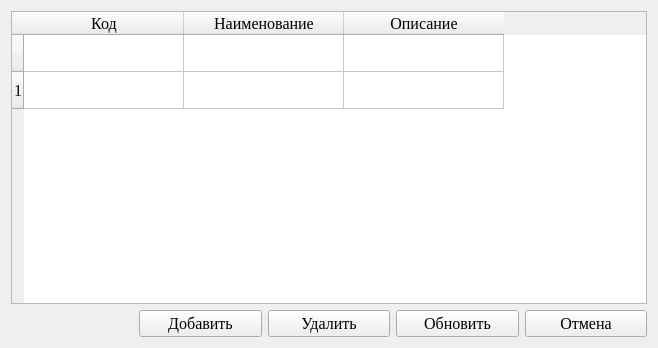
<?xml version="1.0" encoding="UTF-8"?>
<ui version="4.0">
 <class>ViewDocsDialog</class>
 <widget class="QWidget" name="ViewDocsDialog">
  <property name="geometry">
   <rect>
    <x>0</x>
    <y>0</y>
    <width>658</width>
    <height>348</height>
   </rect>
  </property>
  <property name="font">
   <font>
    <family>Times New Roman</family>
    <pointsize>12</pointsize>
   </font>
  </property>
  <property name="windowTitle">
   <string>Вид документа</string>
  </property>
  <property name="windowIcon">
   <iconset resource="../../../res.qrc">
    <normaloff>:/icons/icon.png</normaloff>:/icons/icon.png</iconset>
  </property>
  <layout class="QGridLayout" name="gridLayout">
   <item row="1" column="2">
    <widget class="QPushButton" name="delButton">
     <property name="text">
      <string>Удалить</string>
     </property>
    </widget>
   </item>
   <item row="1" column="4">
    <widget class="QPushButton" name="cancelButton">
     <property name="maximumSize">
      <size>
       <width>16777215</width>
       <height>16777215</height>
      </size>
     </property>
     <property name="text">
      <string>Отмена</string>
     </property>
    </widget>
   </item>
   <item row="0" column="0" colspan="5">
    <widget class="QTableWidget" name="tableWidget">
     <property name="selectionMode">
      <enum>QAbstractItemView::SingleSelection</enum>
     </property>
     <property name="selectionBehavior">
      <enum>QAbstractItemView::SelectRows</enum>
     </property>
     <attribute name="horizontalHeaderMinimumSectionSize">
      <number>62</number>
     </attribute>
     <attribute name="horizontalHeaderDefaultSectionSize">
      <number>160</number>
     </attribute>
     <attribute name="horizontalHeaderShowSortIndicator" stdset="0">
      <bool>false</bool>
     </attribute>
     <attribute name="horizontalHeaderStretchLastSection">
      <bool>false</bool>
     </attribute>
     <attribute name="verticalHeaderMinimumSectionSize">
      <number>32</number>
     </attribute>
     <attribute name="verticalHeaderDefaultSectionSize">
      <number>37</number>
     </attribute>
     <attribute name="verticalHeaderStretchLastSection">
      <bool>false</bool>
     </attribute>
     <row>
      <property name="text">
       <string/>
      </property>
      <property name="font">
       <font>
        <family>Times New Roman</family>
        <pointsize>12</pointsize>
       </font>
      </property>
     </row>
     <row>
      <property name="text">
       <string>1</string>
      </property>
     </row>
     <column>
      <property name="text">
       <string>Код</string>
      </property>
      <property name="font">
       <font>
        <family>Times New Roman</family>
        <pointsize>12</pointsize>
       </font>
      </property>
     </column>
     <column>
      <property name="text">
       <string>Наименование</string>
      </property>
      <property name="font">
       <font>
        <family>Times New Roman</family>
        <pointsize>12</pointsize>
       </font>
      </property>
     </column>
     <column>
      <property name="text">
       <string>Описание</string>
      </property>
      <property name="font">
       <font>
        <family>Times New Roman</family>
        <pointsize>12</pointsize>
       </font>
      </property>
     </column>
     <item row="0" column="0">
      <property name="text">
       <string/>
      </property>
      <property name="font">
       <font>
        <family>Times New Roman</family>
        <pointsize>12</pointsize>
       </font>
      </property>
     </item>
    </widget>
   </item>
   <item row="1" column="0">
    <widget class="QLabel" name="label">
     <property name="text">
      <string/>
     </property>
    </widget>
   </item>
   <item row="1" column="1">
    <widget class="QPushButton" name="addButton">
     <property name="text">
      <string>Добавить</string>
     </property>
    </widget>
   </item>
   <item row="1" column="3">
    <widget class="QPushButton" name="updateButton">
     <property name="text">
      <string>Обновить</string>
     </property>
    </widget>
   </item>
  </layout>
 </widget>
 <resources>
  <include location="../../../res.qrc"/>
 </resources>
 <connections/>
</ui>
